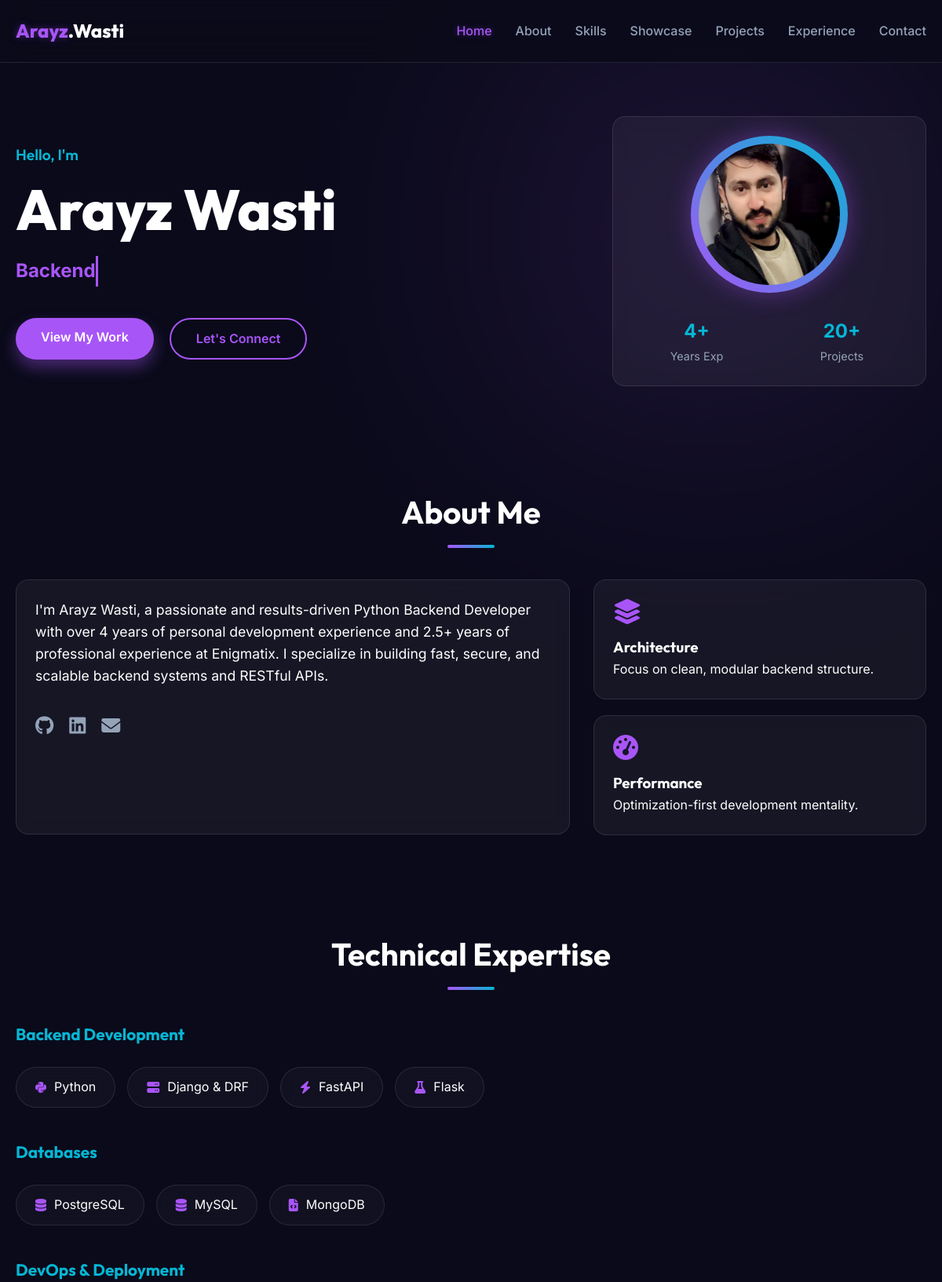
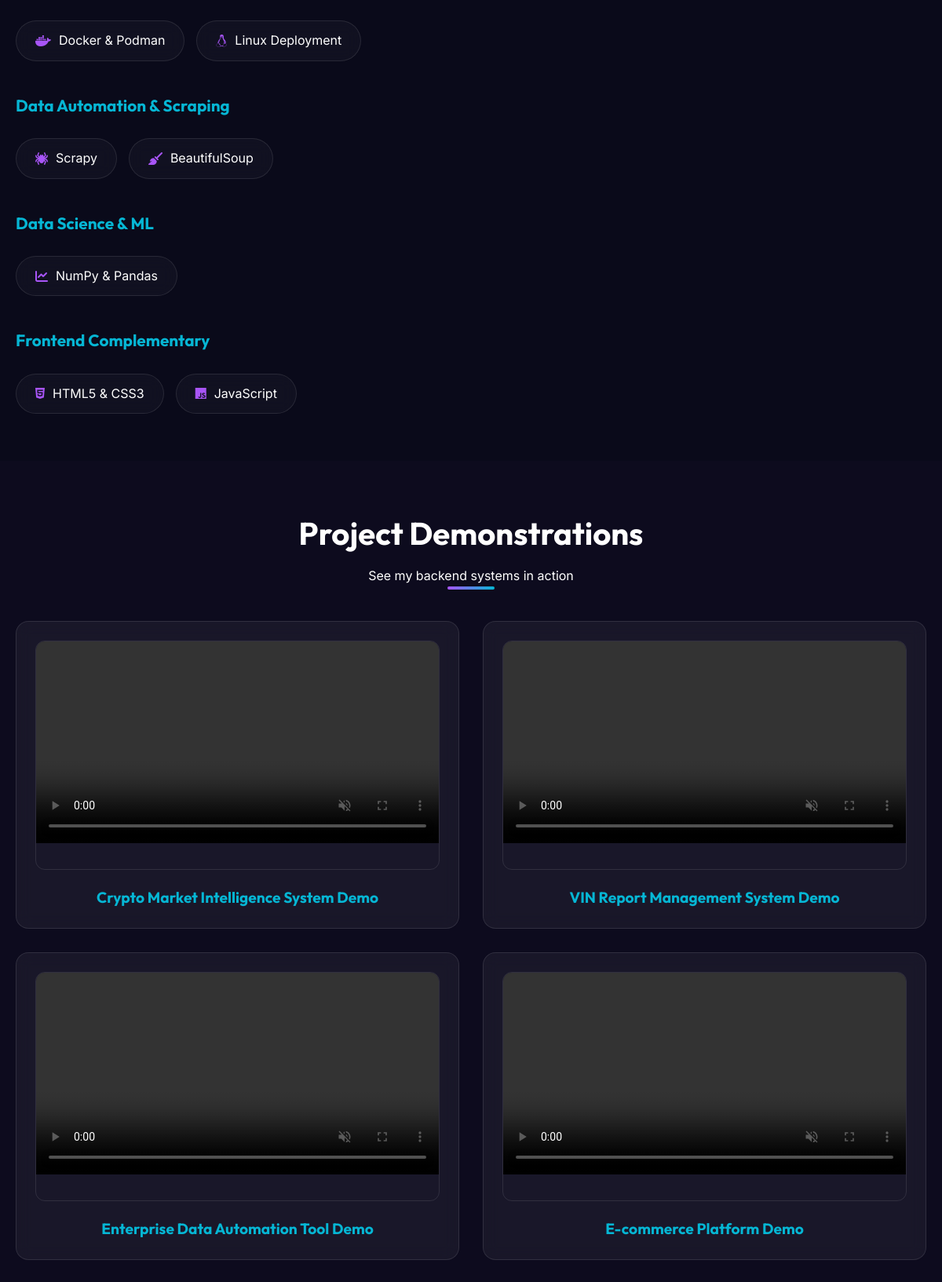
The page / (upper part) on the database its author committed (2 pictures, top to bottom).
### portfolio/models.py (models this page shows, shortened)
class Profile(models.Model):
    name = models.CharField(max_length=100)
    title = models.CharField(max_length=200)
    about = models.TextField()
    profile_image = models.ImageField(upload_to='profile/', null=True, blank=True)
    resume_link = models.URLField(null=True, blank=True)
    email = models.EmailField()
    github = models.URLField(null=True, blank=True)
    linkedin = models.URLField(null=True, blank=True)

class Skill(models.Model):
    CATEGORY_CHOICES = [
        ('Backend', 'Backend Development'),
        ('Databases', 'Databases'),
        ('DevOps', 'DevOps & Deployment'),
        ('Data', 'Data Automation & Scraping'),
        ('ML', 'Data Science & ML'),
        ('Frontend', 'Frontend Complementary'),
    ]
    category = models.CharField(max_length=50, choices=CATEGORY_CHOICES)
    name = models.CharField(max_length=50)
    icon_class = models.CharField(max_length=50, help_text="FontAwesome icon class")
    proficiency = models.IntegerField(default=80, help_text="Percentage 0-100")

class Project(models.Model):
    title = models.CharField(max_length=200)
    description = models.TextField()
    bullet_points = models.TextField(help_text="Newline separated list of features")
    tech_stack = models.CharField(max_length=200, help_text="Comma separated list")
    image = models.ImageField(upload_to='projects/', null=True, blank=True)
    video_url = models.URLField(null=True, blank=True, help_text="YouTube or Vimeo embed URL")
    video_file = models.FileField(upload_to='videos/', null=True, blank=True)
    live_link = models.URLField(null=True, blank=True)
    repo_link = models.URLField(null=True, blank=True)
    order = models.IntegerField(default=0)
    class Meta:
        ordering = ['order']

### portfolio/views.py (the view)
# urls.py: path('', views.index, name='index'),
def index(request):
    profile = Profile.objects.first()
    skills = Skill.objects.all()
    projects = Project.objects.all()
    experiences = Experience.objects.all()
    achievements = Achievement.objects.all()
    education = Education.objects.all()
    automations = Automation.objects.all()
    context = {
        'profile': profile,
        'skills': skills,
        'projects': projects,
        'experiences': experiences,
        'achievements': achievements,
        'education': education,
        'automations': automations,
    }
    return render(request, 'portfolio/index.html', context)

### portfolio/templates/portfolio/index.html (shortened to what this page needs)
{% load static %}
<!DOCTYPE html>
<html lang="en">
<head>
    <link rel="stylesheet" href="https://cdnjs.cloudflare.com/ajax/libs/font-awesome/6.4.0/css/all.min.css">
    <link href="https://unpkg.com/aos@2.3.1/dist/aos.css" rel="stylesheet">
    <link rel="stylesheet" href="{% static 'portfolio/css/style.css' %}?v=1.1">
</head>
<body class="dark-theme">
    <nav class="navbar">
        <div class="container">
            <a href="#" class="logo">
                <span class="neon-text">Arayz</span>.Wasti
            </a>
            <ul class="nav-links">
                <li><a href="#hero" class="active">Home</a></li>
                <li><a href="#about">About</a></li>
                <li><a href="#skills">Skills</a></li>
                <li><a href="#showcase">Showcase</a></li>
                <li><a href="#projects">Projects</a></li>
                <li><a href="#experience">Experience</a></li>
                <li><a href="#contact">Contact</a></li>
            </ul>
        </div>
    </nav>
    <section id="hero" class="hero">
        <div class="container hero-container">
            <div class="hero-content" data-aos="fade-right">
                <h2 class="hero-subtitle">Hello, I'm</h2>
                <h1 class="hero-title">{{ profile.name }}</h1>
                <p class="hero-role"><span class="typed-text"></span><span class="cursor">&nbsp;</span></p>
                <div class="hero-btns">
                    <a href="#projects" class="btn btn-primary">View My Work</a>
                    <a href="#contact" class="btn btn-outline">Let's Connect</a>
                </div>
            </div>
            <div class="hero-visual" data-aos="fade-left">
                <div class="glass-card profile-card">
                    <div class="profile-frame">
                        <img src="{{ MEDIA_URL }}images/WhatsApp Image 2026-03-02 at 11.46.43.jpeg"
                            alt="{{ profile.name }}">
                    </div>
                    <div class="profile-stats">
                        <div class="stat">
                            <span class="stat-num">4+</span>
                            <span class="stat-label">Years Exp</span>
                        </div>
                        <div class="stat">
                            <span class="stat-num">20+</span>
                            <span class="stat-label">Projects</span>
                        </div>
                    </div>
                </div>
            </div>
        </div>
    </section>
    <section id="about" class="about">
        <div class="container">
            <div class="section-header" data-aos="fade-up">
                <h2 class="section-title">About Me</h2>
                <div class="underline"></div>
            </div>
            <div class="about-grid">
                <div class="about-card glass-card" data-aos="fade-up" data-aos-delay="100">
                    <p>{{ profile.about }}</p>
                    <div class="social-links">
                        <a href="{{ profile.github }}" target="_blank"><i class="fab fa-github"></i></a>
                        <a href="{{ profile.linkedin }}" target="_blank"><i class="fab fa-linkedin"></i></a>
                        <a href="mailto:{{ profile.email }}"><i class="fas fa-envelope"></i></a>
                    </div>
                </div>
                <div class="focus-grid">
                    <div class="focus-card glass-card" data-aos="zoom-in" data-aos-delay="200">
                        <i class="fas fa-layer-group"></i>
                        <h3>Architecture</h3>
                        <p>Focus on clean, modular backend structure.</p>
                    </div>
                    <div class="focus-card glass-card" data-aos="zoom-in" data-aos-delay="300">
                        <i class="fas fa-tachometer-alt"></i>
                        <h3>Performance</h3>
                        <p>Optimization-first development mentality.</p>
                    </div>
                </div>
            </div>
        </div>
    </section>
    <section id="skills" class="skills">
        <div class="container">
            <div class="section-header" data-aos="fade-up">
                <h2 class="section-title">Technical Expertise</h2>
                <div class="underline"></div>
            </div>
            <div class="skills-wrapper">
                {% regroup skills by get_category_display as skill_categories %}
                {% for category in skill_categories %}
                <div class="skill-category" data-aos="fade-up">
                    <h3>{{ category.grouper }}</h3>
                    <div class="skills-grid">
                        {% for skill in category.list %}
                        <div class="skill-pill glass-card">
                            <i class="{{ skill.icon_class }}"></i>
                            <span>{{ skill.name }}</span>
                        </div>
                        {% endfor %}
                    </div>
                </div>
                {% endfor %}
            </div>
        </div>
    </section>
    <section id="showcase" class="showcase">
        <div class="container">
            <div class="section-header" data-aos="fade-up">
                <h2 class="section-title">Project Demonstrations</h2>
                <p class="section-subtitle">See my backend systems in action</p>
                <div class="underline"></div>
            </div>
            <div class="video-grid">
                {% for project in projects %}
                {% if project.video_file %}
                <div class="video-item glass-card" data-aos="zoom-in" data-aos-delay="{{ forloop.counter|add:100 }}">
                    <div class="video-container">
                        <video controls autoplay muted loop preload="metadata" playsinline
                            style="width:100%; height:auto; display:block; object-fit:contain;">
                            <source src="{{ project.video_file.url }}" type="video/mp4">
                        </video>
                    </div>
                    <h3 class="video-title">{{ project.title }} Demo</h3>
                </div>
                {% endif %}
                {% endfor %}
            </div>
        </div>
    </section>
</body>
</html>

### rows shown on the page
Profile: name "Arayz Wasti", about "I'm Arayz Wasti, a passionate and results-driven Python Backend Developer with over 4 years of personal development experience and 2.5+ years of professional experience at Enigmatix. I specialize in building fast, secure, and scalable backend systems and RESTful APIs."
Skill: name "Python"
Skill: name "Django & DRF"
Skill: name "FastAPI"
Skill: name "Flask"
Skill: name "PostgreSQL"
Skill: name "MySQL"
Skill: name "MongoDB"
Skill: name "Docker & Podman"
Skill: name "Linux Deployment"
Skill: name "Scrapy"
Skill: name "BeautifulSoup"
Skill: name "NumPy & Pandas"
Skill: name "HTML5 & CSS3"
Skill: name "JavaScript"
Project: title "Crypto Market Intelligence System"
Project: title "VIN Report Management System"
Project: title "Enterprise Data Automation Tool"
Project: title "E-commerce Platform"

### other values the page prints
{{ category.grouper }} "Backend Development" "Databases" "DevOps & Deployment" "Data Automation & Scraping" "Data Science & ML" "Frontend Complementary"
